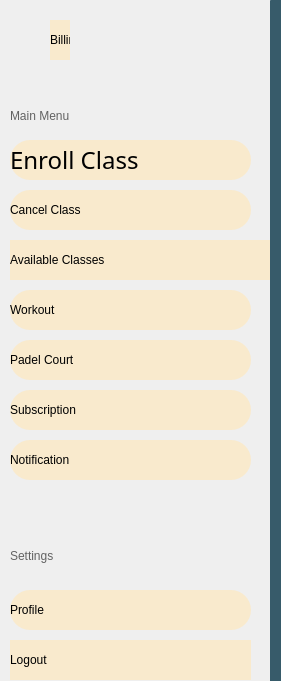
      <widget class="QWidget" name="widget_14" native="true">
       <property name="geometry">
        <rect>
         <x>10</x>
         <y>9</y>
         <width>281</width>
         <height>681</height>
        </rect>
       </property>
       <property name="styleSheet">
        <string notr="true">border-right-color: rgb(152, 183, 162);
border:solid 10px;</string>
       </property>
       <widget class="QLabel" name="MainMenuMember">
        <property name="geometry">
         <rect>
          <x>10</x>
          <y>90</y>
          <width>191</width>
          <height>51</height>
         </rect>
        </property>
        <property name="styleSheet">
         <string notr="true">font: 24pt &quot;Yeasty Flavors&quot;;
color: rgba(0, 0, 0, 150);</string>
        </property>
        <property name="text">
         <string>Main Menu</string>
        </property>
       </widget>
       <widget class="QPushButton" name="EnrollClassBtn">
        <property name="geometry">
         <rect>
          <x>10</x>
          <y>140</y>
          <width>241</width>
          <height>40</height>
         </rect>
        </property>
        <property name="font">
         <font>
          <family>Yeasty Flavors</family>
          <pointsize>18</pointsize>
          <italic>false</italic>
          <bold>false</bold>
         </font>
        </property>
        <property name="styleSheet">
         <string notr="true">background-color: rgb(249, 234, 205);
color: rgb(0, 0, 0);
font: 18pt &quot;Yeasty Flavors&quot;;
    border: none;
    border-radius: 20px;
hover background-color: #dcdcdc;
            text-align: left;

</string>
        </property>
        <property name="text">
         <string>Enroll Class</string>
        </property>
        <property name="icon">
         <iconset resource="resource.qrc">
          <normaloff>:/icons/images/icons/enter.svg</normaloff>:/icons/images/icons/enter.svg</iconset>
        </property>
        <property name="iconSize">
         <size>
          <width>32</width>
          <height>32</height>
         </size>
        </property>
       </widget>
       <widget class="QPushButton" name="CancelClassBtn">
        <property name="geometry">
         <rect>
          <x>10</x>
          <y>190</y>
          <width>241</width>
          <height>40</height>
         </rect>
        </property>
        <property name="styleSheet">
         <string notr="true">background-color: rgb(249, 234, 205);
color: rgb(0, 0, 0);
font: 18pt &quot;Yeasty Flavors&quot;;
    border: none;
    border-radius: 20px;
hover background-color: #dcdcdc;
            text-align: left;

</string>
        </property>
        <property name="text">
         <string>Cancel Class</string>
        </property>
        <property name="icon">
         <iconset resource="resource.qrc">
          <normaloff>:/icons/images/icons/cancel.svg</normaloff>:/icons/images/icons/cancel.svg</iconset>
        </property>
        <property name="iconSize">
         <size>
          <width>32</width>
          <height>32</height>
         </size>
        </property>
       </widget>
       <widget class="QPushButton" name="AvailableClassesBtn">
        <property name="geometry">
         <rect>
          <x>10</x>
          <y>240</y>
          <width>261</width>
          <height>40</height>
         </rect>
        </property>
        <property name="styleSheet">
         <string notr="true">background-color: rgb(249, 234, 205);
color: rgb(0, 0, 0);
font: 18pt &quot;Yeasty Flavors&quot;;
    border: none;
    border-radius: 25px;
hover background-color: #dcdcdc;
            text-align: left;

</string>
        </property>
        <property name="text">
         <string>Available Classes</string>
        </property>
        <property name="icon">
         <iconset resource="resource.qrc">
          <normaloff>:/icons/images/icons/calendar.svg</normaloff>:/icons/images/icons/calendar.svg</iconset>
        </property>
        <property name="iconSize">
         <size>
          <width>32</width>
          <height>32</height>
         </size>
        </property>
       </widget>
       <widget class="QPushButton" name="WorkoutBtn">
        <property name="geometry">
         <rect>
          <x>10</x>
          <y>290</y>
          <width>241</width>
          <height>40</height>
         </rect>
        </property>
        <property name="styleSheet">
         <string notr="true">background-color: rgb(249, 234, 205);
color: rgb(0, 0, 0);
font: 18pt &quot;Yeasty Flavors&quot;;
    border: none;
    border-radius: 20px;
hover background-color: #dcdcdc;
            text-align: left;

</string>
        </property>
        <property name="text">
         <string>Workout</string>
        </property>
        <property name="icon">
         <iconset resource="resource.qrc">
          <normaloff>:/icons/images/icons/home-workouts.svg</normaloff>:/icons/images/icons/home-workouts.svg</iconset>
        </property>
        <property name="iconSize">
         <size>
          <width>32</width>
          <height>32</height>
         </size>
        </property>
       </widget>
       <widget class="QPushButton" name="Subscriptionbtn">
        <property name="geometry">
         <rect>
          <x>10</x>
          <y>390</y>
          <width>241</width>
          <height>40</height>
         </rect>
        </property>
        <property name="styleSheet">
         <string notr="true">background-color: rgb(249, 234, 205);
color: rgb(0, 0, 0);
font: 18pt &quot;Yeasty Flavors&quot;;
    border: none;
    border-radius: 20px;
hover background-color: #dcdcdc;
            text-align: left;

</string>
        </property>
        <property name="text">
         <string>Subscription</string>
        </property>
        <property name="icon">
         <iconset resource="resource.qrc">
          <normaloff>:/icons/images/icons/auto-renew.svg</normaloff>:/icons/images/icons/auto-renew.svg</iconset>
        </property>
        <property name="iconSize">
         <size>
          <width>32</width>
          <height>32</height>
         </size>
        </property>
       </widget>
       <widget class="QPushButton" name="NotifiMemberBtn">
        <property name="geometry">
         <rect>
          <x>10</x>
          <y>440</y>
          <width>241</width>
          <height>40</height>
         </rect>
        </property>
        <property name="styleSheet">
         <string notr="true">background-color: rgb(249, 234, 205);
color: rgb(0, 0, 0);
font: 18pt &quot;Yeasty Flavors&quot;;
    border: none;
    border-radius: 20px;
hover background-color: #dcdcdc;
            text-align: left;

</string>
        </property>
        <property name="text">
         <string>Notification</string>
        </property>
        <property name="icon">
         <iconset resource="resource.qrc">
          <normaloff>:/icons/images/icons/notification.svg</normaloff>:/icons/images/icons/notification.svg</iconset>
        </property>
        <property name="iconSize">
         <size>
          <width>32</width>
          <height>32</height>
         </size>
        </property>
       </widget>
       <widget class="QPushButton" name="Billbtn_3">
        <property name="geometry">
         <rect>
          <x>50</x>
          <y>20</y>
          <width>20</width>
          <height>40</height>
         </rect>
        </property>
        <property name="styleSheet">
         <string notr="true">background-color: rgb(249, 234, 205);
color: rgb(0, 0, 0);
font: 18pt &quot;Yeasty Flavors&quot;;
    border: none;
    border-radius: 20px;
hover background-color: #dcdcdc;
            text-align: left;

</string>
        </property>
        <property name="text">
         <string>Billing</string>
        </property>
        <property name="icon">
         <iconset resource="resource.qrc">
          <normaloff>:/icons/images/icons/bill.svg</normaloff>:/icons/images/icons/bill.svg</iconset>
        </property>
        <property name="iconSize">
         <size>
          <width>32</width>
          <height>32</height>
         </size>
        </property>
       </widget>
       <widget class="QPushButton" name="MemberProfileBtn">
        <property name="geometry">
         <rect>
          <x>10</x>
          <y>590</y>
          <width>241</width>
          <height>40</height>
         </rect>
        </property>
        <property name="styleSheet">
         <string notr="true">background-color: rgb(249, 234, 205);
color: rgb(0, 0, 0);
font: 18pt &quot;Yeasty Flavors&quot;;
    border: none;
    border-radius: 20px;
hover background-color: #dcdcdc;
            text-align: left;

</string>
        </property>
        <property name="text">
         <string>Profile</string>
        </property>
        <property name="icon">
         <iconset resource="resource.qrc">
          <normaloff>:/icons/images/icons/profile.svg</normaloff>:/icons/images/icons/profile.svg</iconset>
        </property>
        <property name="iconSize">
         <size>
          <width>32</width>
          <height>32</height>
         </size>
        </property>
       </widget>
       <widget class="QPushButton" name="LogOutBtn_3">
        <property name="geometry">
         <rect>
          <x>10</x>
          <y>640</y>
          <width>241</width>
          <height>40</height>
         </rect>
        </property>
        <property name="styleSheet">
         <string notr="true">background-color: rgb(249, 234, 205);
color: rgb(0, 0, 0);
font: 18pt &quot;Yeasty Flavors&quot;;
    border: none;
    border-radius: 25px;
hover background-color: #dcdcdc;
            text-align: left;

</string>
        </property>
        <property name="text">
         <string>Logout</string>
        </property>
        <property name="icon">
         <iconset resource="resource.qrc">
          <normaloff>:/icons/images/icons/logout.svg</normaloff>:/icons/images/icons/logout.svg</iconset>
        </property>
        <property name="iconSize">
         <size>
          <width>32</width>
          <height>32</height>
         </size>
        </property>
       </widget>
       <widget class="QLabel" name="MemberSettings">
        <property name="geometry">
         <rect>
          <x>10</x>
          <y>530</y>
          <width>181</width>
          <height>51</height>
         </rect>
        </property>
        <property name="styleSheet">
         <string notr="true">font: 24pt &quot;Yeasty Flavors&quot;;
color: rgba(0, 0, 0, 150);</string>
        </property>
        <property name="text">
         <string>Settings</string>
        </property>
       </widget>
       <widget class="QLabel" name="logo_3">
        <property name="geometry">
         <rect>
          <x>0</x>
          <y>0</y>
          <width>131</width>
          <height>91</height>
         </rect>
        </property>
        <property name="text">
         <string/>
        </property>
        <property name="pixmap">
         <pixmap resource="resource.qrc">:/img/images/logo.png</pixmap>
        </property>
        <property name="scaledContents">
         <bool>true</bool>
        </property>
       </widget>
       <widget class="QWidget" name="widget_15" native="true">
        <property name="geometry">
         <rect>
          <x>270</x>
          <y>0</y>
          <width>20</width>
          <height>701</height>
         </rect>
        </property>
        <property name="styleSheet">
         <string notr="true">background-color: rgb(55, 91, 106);
border-radius:1px</string>
        </property>
       </widget>
       <widget class="QPushButton" name="PadekCourtBtn">
        <property name="geometry">
         <rect>
          <x>10</x>
          <y>340</y>
          <width>241</width>
          <height>40</height>
         </rect>
        </property>
        <property name="styleSheet">
         <string notr="true">background-color: rgb(249, 234, 205);
color: rgb(0, 0, 0);
font: 18pt &quot;Yeasty Flavors&quot;;
    border: none;
    border-radius: 20px;
hover background-color: #dcdcdc;
            text-align: left;

</string>
        </property>
        <property name="text">
         <string>Padel Court </string>
        </property>
        <property name="icon">
         <iconset resource="resource.qrc">
          <normaloff>:/icons/images/icons/court-playground.svg</normaloff>:/icons/images/icons/court-playground.svg</iconset>
        </property>
        <property name="iconSize">
         <size>
          <width>32</width>
          <height>32</height>
         </size>
        </property>
       </widget>
       <zorder>Billbtn_3</zorder>
       <zorder>MainMenuMember</zorder>
       <zorder>EnrollClassBtn</zorder>
       <zorder>CancelClassBtn</zorder>
       <zorder>AvailableClassesBtn</zorder>
       <zorder>WorkoutBtn</zorder>
       <zorder>Subscriptionbtn</zorder>
       <zorder>NotifiMemberBtn</zorder>
       <zorder>MemberProfileBtn</zorder>
       <zorder>LogOutBtn_3</zorder>
       <zorder>MemberSettings</zorder>
       <zorder>logo_3</zorder>
       <zorder>widget_15</zorder>
       <zorder>PadekCourtBtn</zorder>
      </widget>
